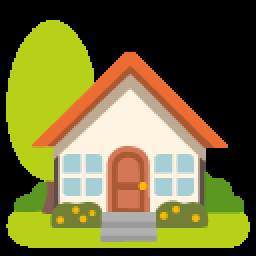
#> input picture src/emoji_u1f3e1.png, 128 x 128 px (shown 2 times larger)
$ python png2svg_func.py
#> lines starting #> are read from the running program, lines starting #| are printed output that depends on the picture; after the words box and inside, x2 and y2 are one past the last pixel; in counts of white or black regions, pixels touching at a corner belong together
#> further down, img is the input picture: shape (128, 128, 3); mean B, G, R 55.1, 107.9, 112.5
### src/k_means.py
import numpy as np
from sklearn.cluster import KMeans


def coverting_img(img, k):
#> called with k = 32
    width, height, channel = img.shape
#> width = 128; height = 128; channel = 3
    pixels = img.reshape(-1, img.shape[2])
    kmeans_model = KMeans(n_clusters=k, n_init=10) # retain only k colors
    cluster_labels = kmeans_model.fit_predict(pixels)
#> cluster_labels = 16384 values, max 31 at index 9405, min 0 at index 1303, mean 3.37
    rgb_cols = kmeans_model.cluster_centers_.round(0).astype(int)
    img_quant = np.reshape(rgb_cols[cluster_labels], (width, height, channel))
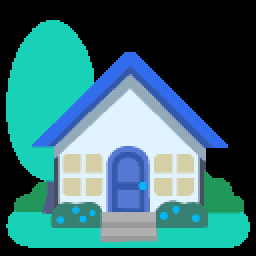
#> img_quant: shape (128, 128, 3) int64 (shown 2 times larger); mean of channels 0, 1, 2 112.5, 107.9, 55; drawn as B, G, R
    return img_quant

### src/grid_func.py
import math
import numpy as np
import copy


def dist(color1, color2):
    return sum(np.abs(color1 - color2))


def get_region_area(piece):
    edge_points = np.array(list(copy.deepcopy(piece)))
    min_x, min_y = np.min(edge_points, axis=0)
    max_x, max_y = np.max(edge_points, axis=0)
    point_on_xy = np.zeros((max_x - min_x + 1, max_y - min_y + 1))

    for x, y in piece:
        point_on_xy[x - min_x, y - min_y] = 1

    area = 0
    for row in point_on_xy:
        first_one = np.where(row == 1)[0][0]
        last_one = np.where(row == 1)[0][-1]
        area = area + last_one - first_one + 1

    return area


def get_piece_color_from_same_color_grid(image, M, N, start_i, start_j, visited):
    # some consts
    DIRECTION = [(1, 0), (0, 1), (-1, 0), (0, -1)]
    CORNERS = [(0, 0), (0, 1), (1, 0), (1, 1)]

    visited[start_i][start_j] = True
    cur_color = tuple(image[start_i, start_j])

    # Python >= 3.8 would maintain the order of the set
    pieces = set()
    queue = [(start_i, start_j)]
    while queue:
        cur_point = queue.pop(0)

        for dx, dy in CORNERS:
            corner_point = (cur_point[0] + dx, cur_point[1] + dy)
            # Can svg use the points out of bound?
            # if corner_point[0] < M and corner_point[1] < N:
            pieces.add(corner_point)

        for dx, dy in DIRECTION:
            next_point = (cur_point[0] + dx, cur_point[1] + dy)
            if (
                next_point[0] < 0
                or next_point[0] >= M
                or next_point[1] < 0
                or next_point[1] >= N
                or visited[next_point[0]][next_point[1]]
                # allow a threshold
                # or dist(image[cur_point], image[next_point]) > 40
                # strict
                or not math.isclose(dist(image[cur_point], image[next_point]), 0.0)
            ):
                continue
            visited[next_point[0]][next_point[1]] = True
            queue.append(next_point)
    area = get_region_area(list(pieces))
    return list(pieces), cur_color, area


def get_same_color_regions(image, M, N):
    visited = [[False] * N for _ in range(M)]
    regions = []

    # clear out transparent background
    """
    if image.shape[2] == 4:
        for i in range(M):
            for j in range(N):
                if image[i,j,3] < 5:
                    visited[i][j] = True
    """

    for i in range(M):
        for j in range(N):
            if not visited[i][j]:
                # get same color grid by BFS
                r = get_piece_color_from_same_color_grid(image, M, N, i, j, visited)
                regions.append(r)
    return regions

### src/smooth_func.py
# This Module is for smoothing the zigzag points
import numpy as np
from scipy.interpolate import splprep, splev


# [13 lines left out: function curve_fitting, not called in this run]


def mean_filter(zigzag_points, window_size=3):
    """Just mean the neighbors points."""
    smoothed_points = []

    for i in range(len(zigzag_points)):
        start = max(0, i - window_size // 2)
        end = min(i + window_size // 2 + 1, len(zigzag_points))

        neighbors = zigzag_points[start:end]
        avg_x = sum(point[0] for point in neighbors) / len(neighbors)
        avg_y = sum(point[1] for point in neighbors) / len(neighbors)

        smoothed_points.append((avg_x, avg_y))

    return smoothed_points


# [26 lines that do not run on import are left out]

### src/png2svg_func.py
import cv2
import copy
from io import StringIO
import smooth_func
import grid_func
import matplotlib.pyplot as plt
import k_means
import numpy as np


# debug用
def preview_piece(piece):
    x_coords = [coord[0] for coord in piece]
    y_coords = [coord[1] for coord in piece]

    plt.scatter(x_coords, y_coords)

    min_x = min(x_coords) - 1
    max_x = max(x_coords) + 1
    min_y = min(y_coords) - 1
    max_y = max(y_coords) + 1
    plt.xlim(min_x, max_x)
    plt.ylim(min_y, max_y)

    plt.show()


# debug用
def preview_images(image):
    plt.imshow(image)
    plt.show()


def svg_header(height, width):
    return (
        '<?xml version="1.0" encoding="UTF-8" standalone="no"?>\n'
        '<!DOCTYPE svg PUBLIC "-//W3C//DTD SVG 1.1//EN"\n'
        '"http://www.w3.org/Graphics/SVG/1.1/DTD/svg11.dtd">\n'
        f'<svg width="{width}" height="{height}" xmlns="http://www.w3.org/2000/svg" version="1.1">\n'
    )


"""
def get_closed_path(edge_points):
    dir = [(1, 0), (1, 1), (0, 1), (-1, 1), (-1, 0), (-1, -1), (0, -1), (1, -1)]
    cur = edge_points.pop(0)
    ans = [cur]
    last_dir = 0

    while edge_points:
        for i in range(8):
            dx, dy = dir[(last_dir + i) % 8]
            if (cur[0] + dx, cur[1] + dy) in edge_points:
                cur = (cur[0] + dx, cur[1] + dy)
                last_dir = (last_dir + i + 4) % 8
                edge_points.remove(cur)
                ans.append(cur)
                break
        else:
            break

    return ans
"""


def get_close_edge_points(piece):
    edge_points = np.array(list(copy.deepcopy(piece)))
    min_x, min_y = np.min(edge_points, axis=0)
    max_x, max_y = np.max(edge_points, axis=0)
    # +1最大最小值都是包含
    # +2最外側保留一圈，後續使用要+1
    point_on_xy = np.zeros((max_x - min_x + 1 + 2, max_y - min_y + 1 + 2))

    for x, y in piece:
        point_on_xy[x - min_x + 1, y - min_y + 1] = 1
    # 找到圖內某個點
    cur = piece[0]
    cur = (max_x, cur[1])
    # 走到最右邊，當作close path的起點
    while point_on_xy[cur[0] - min_x + 1, cur[1] - min_y + 1] == 0:
        cur = (cur[0] - 1, cur[1])
    start_pos = cur
    ans = [start_pos]

    # 八個方向，依照逆時鐘順序
    dir = [(1, 0), (1, 1), (0, 1), (-1, 1), (-1, 0), (-1, -1), (0, -1), (1, -1)]
    # 由於最開始一直往右走，dir[0]的方向一定不是邊的位置
    last_dir = 0

    # 重複找下一個點，直到回歸起點
    while True:
        for i in range(8):
            dx, dy = dir[(last_dir + i) % 8]
            # 如果在邊上
            if point_on_xy[cur[0] + dx - min_x + 1, cur[1] + dy - min_y + 1] == 1:
                # 移動到下個點
                cur = (cur[0] + dx, cur[1] + dy)
                # 前一個點的方向，+1確保下次開始尋找的起點不是邊
                last_dir = (last_dir + i + 1 + 4) % 8
                ans.append(cur)
                break
        if cur == start_pos:
            break

    return ans


def write_svg_path(s, piece, color, smooth_type=1):
    # not drawing small groups, will show the background color
    # if len(piece) < 10: continue
    l = len(piece)
    # preview_piece(piece)
    edge_points = get_close_edge_points(piece)
    # preview_piece(edge_points)
    # edge_points = get_closed_path(edge_points)

    if smooth_type == 0:
        edge_points = edge_points
    elif smooth_type == 1:
        edge_points = smooth_func.mean_filter(edge_points)
    else:
        edge_points = smooth_func.curve_fitting(edge_points)

    s.write('<path d="')
    start = edge_points.pop(0)
    s.write(f"M {start[1]} {start[0]} ")
    for p in edge_points:
        s.write(f"L {p[1]} {p[0]} ")
    s.write(f'Z" stroke="none" fill="rgb({color[2]},{color[1]},{color[0]})" />\n')


def smooth_detail(img):
    height, width, _ = img.shape
#> height = 128; width = 128

    for i in range(1, height - 1):
        for j in range(1, width - 1):
            region = img[i - 1 : i + 2, j - 1 : j + 2, :]
            region = np.reshape(region, (-1, 3))

            count = np.sum((region == img[i, j]).all(axis=1))
            if count > 3:
                continue

            max = -1
            for c in region:
                count = np.sum((region == c).all(axis=1))
                if max < count:
                    max = count
                    max_color = c
                    if max >= 5:
                        break
            img[i, j] = max_color
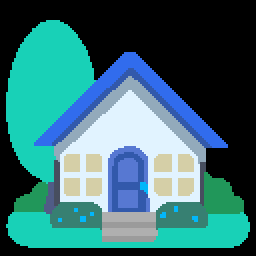
#> img: shape (128, 128, 3) int64 (shown 2 times larger); 4.81% of pixels changed, all inside (x1, y1, x2, y2) = (7, 33, 120, 121); drawn as B, G, R
#> after the loop, max_color = [183, 209, 24]

    return img.astype(np.uint8)


def png2svg(image, sm):
#> called with sm = 1
    M, N, _ = image.shape
#> M = 128; N = 128
    s = StringIO()
    s.write(svg_header(M, N))

    # collect contiguous pixel groups by traversing image
    regions = grid_func.get_same_color_regions(image, M, N)
#> the loop in get_same_color_regions, `for i in range(M):` made 128 passes
#> after the loop in get_same_color_regions, `for i in range(M):`: regions = 39 items
#> regions = 39 items

    regions = sorted(regions, key=lambda x: x[2], reverse=True)

    for piece, color, area in regions:
        write_svg_path(s, piece, color, smooth_type=sm)
#> this loop made 39 passes
#> (color, area, l in write_svg_path) on passes 1, 5, 8, 12, 13, 14, 15, 16, 17, 18, 19: ((0, 0, 0), 16641, 7195), ((24, 209, 183), 2259, 1434), ((50, 89, 171), 509, 345), ((33, 151, 90), 341, 341), ((33, 151, 90), 206, 206), ((175, 175, 175), 168, 168), ((175, 175, 175), 144, 144), ((87, 120, 210), 136, 136), ((155, 155, 155), 112, 112), ((155, 155, 155), 111, 111), ((87, 120, 210), 110, 110)
#> (color, area, l in write_svg_path) on passes 2, 3, 4, 6, 7, 9: ((225, 243, 255), 3041, 1995), ((49, 108, 237), 2597, 1009), ((24, 209, 183), 2290, 2290), ((147, 170, 187), 2048, 727), ((50, 89, 171), 1752, 464), ((87, 120, 210), 426, 211)

    s.write("</svg>\n")
    return s.getvalue()


if __name__ == "__main__":
    # Warning: notice the image path (check your workspace directory)
    img = cv2.imread("emoji_u1f3e1.png")
    img = cv2.cvtColor(img, cv2.COLOR_BGR2RGB)

    print("Doing K means clustering")
    img = k_means.coverting_img(img, 32)
    # preview_images(img)

    print("Removing detail...")
    img = smooth_detail(img)
    # preview_images(img)

    img = cv2.cvtColor(img.astype(np.uint8), cv2.COLOR_RGB2BGR)

    print("Converting to svg file")
    svg_image = png2svg(img, 1)

    with open(
        "result.svg",
        "w",
    ) as fh:
        fh.write(svg_image)
